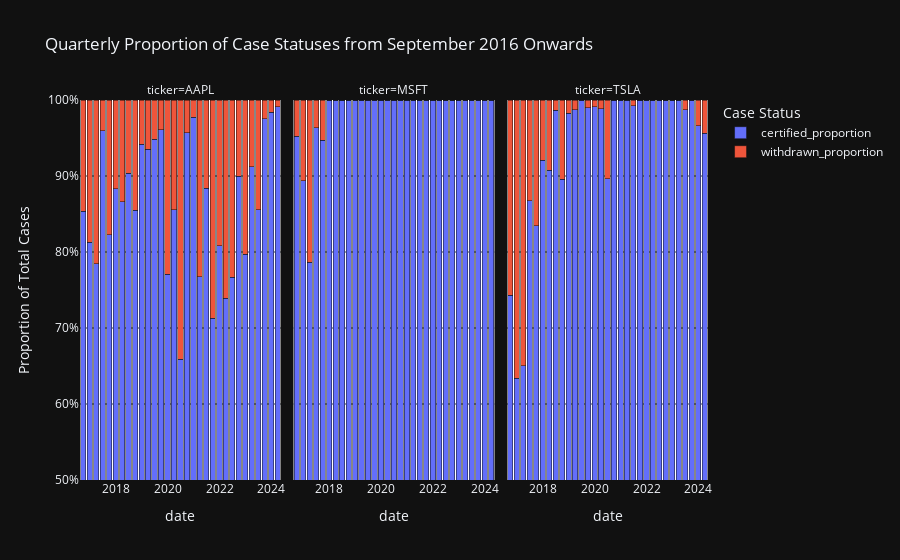

Here is the notebook cell this chart was saved with:
### Code cell
import pandas as pd
import plotly.express as px

# Assuming df_visa is your DataFrame and it includes 'date' and 'case_status' columns
# Convert 'date' column to datetime if it's not already
# df_visa['date'] = pd.to_datetime(df_visa['date'])

# Step 1: Adjust the case status
# Step 1: Adjust the case status
df_visa['case_status'] = df_visa['case_status'].apply(lambda x: 'withdrawn' if x != 'certified' else 'certified')

# Step 2: Group by ticker and resample quarterly, counting the status occurrences
df_resampled = df_visa.groupby(['ticker', pd.Grouper(level='date', freq='Q')])['case_status'].value_counts().unstack(fill_value=0).reset_index()

# Filter data to start from September 2016
df_resampled = df_resampled[df_resampled['date'] >= pd.Timestamp('2016-09-01')]

# Calculate the total of case statuses for each period
df_resampled['total_cases'] = df_resampled['certified'] + df_resampled['withdrawn']

# Calculate the proportion of each case status
df_resampled['certified_proportion'] = df_resampled['certified'] / df_resampled['total_cases']
df_resampled['withdrawn_proportion'] = df_resampled['withdrawn'] / df_resampled['total_cases']

# Reshape the DataFrame from wide to long format for easier plotting with Plotly
df_long = df_resampled.melt(id_vars=['ticker', 'date'], value_vars=['certified_proportion', 'withdrawn_proportion'], var_name='Case Status', value_name='Proportion')

# Create the stacked bar chart, using faceting by ticker if necessary
fig = px.bar(df_long, 
             x='date', 
             y='Proportion', 
             color='Case Status', 
             barmode='stack',  # This ensures the bars are stacked showing the relative proportions
             facet_col='ticker',  # Faceting by ticker
             title='Quarterly Proportion of Case Statuses from September 2016 Onwards',
             labels={'Proportion': 'Proportion of Total Cases'},
             category_orders={"Case Status": ["certified_proportion", "withdrawn_proportion"]})  # Optional: Orders the stack sequence

# Adjust y-axis to show proportions from 0 to 1
fig.update_layout(yaxis=dict(tickformat='.0%', range=[0.5, 1]))

# Optional: Adjust layout if faceting
fig.update_layout(
    autosize=True,
    # width=1000,
    # height=600,
    plot_bgcolor='white'
)

# Show the plot
fig.show()

### Figure 1 — Plotly figure (JSON) as saved in the notebook; plotly's stock layout.template omitted (floating-point values rounded to 4 significant figures)
{"data": [{"alignmentgroup": "True", "hovertemplate": "Case Status=certified_proportion<br>ticker=AAPL<br>date=%{x}<br>Proportion of Total Cases=%{y}<extra></extra>", "legendgroup": "certified_proportion", "marker": {"color": "#636efa", "pattern": {"shape": ""}}, "name": "certified_proportion", "offsetgroup": "certified_proportion", "orientation": "v", "showlegend": true, "textposition": "auto", "type": "bar", "x": ["2016-09-30T00:00:00", "2016-12-31T00:00:00", "2017-03-31T00:00:00", "2017-06-30T00:00:00", "2017-09-30T00:00:00", "2017-12-31T00:00:00", "2018-03-31T00:00:00", "2018-06-30T00:00:00", "2018-09-30T00:00:00", "2018-12-31T00:00:00", "2019-03-31T00:00:00", "2019-06-30T00:00:00", "2019-09-30T00:00:00", "2019-12-31T00:00:00", "2020-03-31T00:00:00", "2020-06-30T00:00:00", "2020-09-30T00:00:00", "2020-12-31T00:00:00", "2021-03-31T00:00:00", "2021-06-30T00:00:00", "2021-09-30T00:00:00", "2021-12-31T00:00:00", "2022-03-31T00:00:00", "2022-06-30T00:00:00", "2022-09-30T00:00:00", "2022-12-31T00:00:00", "2023-03-31T00:00:00", "2023-06-30T00:00:00", "2023-09-30T00:00:00", "2023-12-31T00:00:00", "2024-03-31T00:00:00"], "xaxis": "x", "y": [0.8537, 0.8127, 0.7847, 0.9598, 0.8228, 0.8831, 0.866, 0.9037, 0.8548, 0.9418, 0.9352, 0.9483, 0.961, 0.7707, 0.8558, 0.6586, 0.9569, 0.9773, 0.7675, 0.8841, 0.7126, 0.8082, 0.7392, 0.7665, 0.8995, 0.7973, 0.9125, 0.8553, 0.9755, 0.984, 0.9908], "yaxis": "y"}, {"alignmentgroup": "True", "hovertemplate": "Case Status=certified_proportion<br>ticker=MSFT<br>date=%{x}<br>Proportion of Total Cases=%{y}<extra></extra>", "legendgroup": "certified_proportion", "marker": {"color": "#636efa", "pattern": {"shape": ""}}, "name": "certified_proportion", "offsetgroup": "certified_proportion", "orientation": "v", "showlegend": false, "textposition": "auto", "type": "bar", "x": ["2016-09-30T00:00:00", "2016-12-31T00:00:00", "2017-03-31T00:00:00", "2017-06-30T00:00:00", "2017-09-30T00:00:00", "2017-12-31T00:00:00", "2018-03-31T00:00:00", "2018-06-30T00:00:00", "2018-09-30T00:00:00", "2018-12-31T00:00:00", "2019-03-31T00:00:00", "2019-06-30T00:00:00", "2019-09-30T00:00:00", "2019-12-31T00:00:00", "2020-03-31T00:00:00", "2020-06-30T00:00:00", "2020-09-30T00:00:00", "2020-12-31T00:00:00", "2021-03-31T00:00:00", "2021-06-30T00:00:00", "2021-09-30T00:00:00", "2021-12-31T00:00:00", "2022-03-31T00:00:00", "2022-06-30T00:00:00", "2022-09-30T00:00:00", "2022-12-31T00:00:00", "2023-03-31T00:00:00", "2023-06-30T00:00:00", "2023-09-30T00:00:00", "2023-12-31T00:00:00", "2024-03-31T00:00:00"], "xaxis": "x2", "y": [0.952, 0.894, 0.7863, 0.9635, 0.9474, 1, 1, 1, 1, 1, 1, 1, 1, 1, 1, 1, 1, 1, 1, 1, 1, 1, 1, 1, 1, 1, 1, 1, 1, 1, 1], "yaxis": "y2"}, {"alignmentgroup": "True", "hovertemplate": "Case Status=certified_proportion<br>ticker=TSLA<br>date=%{x}<br>Proportion of Total Cases=%{y}<extra></extra>", "legendgroup": "certified_proportion", "marker": {"color": "#636efa", "pattern": {"shape": ""}}, "name": "certified_proportion", "offsetgroup": "certified_proportion", "orientation": "v", "showlegend": false, "textposition": "auto", "type": "bar", "x": ["2016-09-30T00:00:00", "2016-12-31T00:00:00", "2017-03-31T00:00:00", "2017-06-30T00:00:00", "2017-09-30T00:00:00", "2017-12-31T00:00:00", "2018-03-31T00:00:00", "2018-06-30T00:00:00", "2018-09-30T00:00:00", "2018-12-31T00:00:00", "2019-03-31T00:00:00", "2019-06-30T00:00:00", "2019-09-30T00:00:00", "2019-12-31T00:00:00", "2020-03-31T00:00:00", "2020-06-30T00:00:00", "2020-09-30T00:00:00", "2020-12-31T00:00:00", "2021-03-31T00:00:00", "2021-06-30T00:00:00", "2021-09-30T00:00:00", "2021-12-31T00:00:00", "2022-03-31T00:00:00", "2022-06-30T00:00:00", "2022-09-30T00:00:00", "2022-12-31T00:00:00", "2023-03-31T00:00:00", "2023-06-30T00:00:00", "2023-09-30T00:00:00", "2023-12-31T00:00:00", "2024-03-31T00:00:00"], "xaxis": "x3", "y": [0.7429, 0.6341, 0.6504, 0.8676, 0.8346, 0.9208, 0.9075, 0.9863, 0.8957, 0.9823, 0.9871, 1, 0.9899, 0.991, 0.9887, 0.8967, 1, 1, 1, 0.9924, 1, 1, 1, 1, 1, 1, 1, 0.987, 1, 0.9659, 0.9561], "yaxis": "y3"}, {"alignmentgroup": "True", "hovertemplate": "Case Status=withdrawn_proportion<br>ticker=AAPL<br>date=%{x}<br>Proportion of Total Cases=%{y}<extra></extra>", "legendgroup": "withdrawn_proportion", "marker": {"color": "#EF553B", "pattern": {"shape": ""}}, "name": "withdrawn_proportion", "offsetgroup": "withdrawn_proportion", "orientation": "v", "showlegend": true, "textposition": "auto", "type": "bar", "x": ["2016-09-30T00:00:00", "2016-12-31T00:00:00", "2017-03-31T00:00:00", "2017-06-30T00:00:00", "2017-09-30T00:00:00", "2017-12-31T00:00:00", "2018-03-31T00:00:00", "2018-06-30T00:00:00", "2018-09-30T00:00:00", "2018-12-31T00:00:00", "2019-03-31T00:00:00", "2019-06-30T00:00:00", "2019-09-30T00:00:00", "2019-12-31T00:00:00", "2020-03-31T00:00:00", "2020-06-30T00:00:00", "2020-09-30T00:00:00", "2020-12-31T00:00:00", "2021-03-31T00:00:00", "2021-06-30T00:00:00", "2021-09-30T00:00:00", "2021-12-31T00:00:00", "2022-03-31T00:00:00", "2022-06-30T00:00:00", "2022-09-30T00:00:00", "2022-12-31T00:00:00", "2023-03-31T00:00:00", "2023-06-30T00:00:00", "2023-09-30T00:00:00", "2023-12-31T00:00:00", "2024-03-31T00:00:00"], "xaxis": "x", "y": [0.1463, 0.1873, 0.2153, 0.04023, 0.1772, 0.1169, 0.134, 0.09632, 0.1452, 0.0582, 0.06484, 0.05172, 0.03898, 0.2293, 0.1442, 0.3414, 0.04306, 0.02273, 0.2325, 0.1159, 0.2874, 0.1918, 0.2608, 0.2335, 0.1005, 0.2027, 0.08755, 0.1447, 0.02446, 0.01601, 0.009186], "yaxis": "y"}, {"alignmentgroup": "True", "hovertemplate": "Case Status=withdrawn_proportion<br>ticker=MSFT<br>date=%{x}<br>Proportion of Total Cases=%{y}<extra></extra>", "legendgroup": "withdrawn_proportion", "marker": {"color": "#EF553B", "pattern": {"shape": ""}}, "name": "withdrawn_proportion", "offsetgroup": "withdrawn_proportion", "orientation": "v", "showlegend": false, "textposition": "auto", "type": "bar", "x": ["2016-09-30T00:00:00", "2016-12-31T00:00:00", "2017-03-31T00:00:00", "2017-06-30T00:00:00", "2017-09-30T00:00:00", "2017-12-31T00:00:00", "2018-03-31T00:00:00", "2018-06-30T00:00:00", "2018-09-30T00:00:00", "2018-12-31T00:00:00", "2019-03-31T00:00:00", "2019-06-30T00:00:00", "2019-09-30T00:00:00", "2019-12-31T00:00:00", "2020-03-31T00:00:00", "2020-06-30T00:00:00", "2020-09-30T00:00:00", "2020-12-31T00:00:00", "2021-03-31T00:00:00", "2021-06-30T00:00:00", "2021-09-30T00:00:00", "2021-12-31T00:00:00", "2022-03-31T00:00:00", "2022-06-30T00:00:00", "2022-09-30T00:00:00", "2022-12-31T00:00:00", "2023-03-31T00:00:00", "2023-06-30T00:00:00", "2023-09-30T00:00:00", "2023-12-31T00:00:00", "2024-03-31T00:00:00"], "xaxis": "x2", "y": [0.04799, 0.106, 0.2137, 0.0365, 0.05263, 0, 0, 0, 0, 0, 0, 0, 0, 0, 0, 0, 0, 0, 0, 0, 0, 0, 0, 0, 0, 0, 0, 0, 0, 0, 0], "yaxis": "y2"}, {"alignmentgroup": "True", "hovertemplate": "Case Status=withdrawn_proportion<br>ticker=TSLA<br>date=%{x}<br>Proportion of Total Cases=%{y}<extra></extra>", "legendgroup": "withdrawn_proportion", "marker": {"color": "#EF553B", "pattern": {"shape": ""}}, "name": "withdrawn_proportion", "offsetgroup": "withdrawn_proportion", "orientation": "v", "showlegend": false, "textposition": "auto", "type": "bar", "x": ["2016-09-30T00:00:00", "2016-12-31T00:00:00", "2017-03-31T00:00:00", "2017-06-30T00:00:00", "2017-09-30T00:00:00", "2017-12-31T00:00:00", "2018-03-31T00:00:00", "2018-06-30T00:00:00", "2018-09-30T00:00:00", "2018-12-31T00:00:00", "2019-03-31T00:00:00", "2019-06-30T00:00:00", "2019-09-30T00:00:00", "2019-12-31T00:00:00", "2020-03-31T00:00:00", "2020-06-30T00:00:00", "2020-09-30T00:00:00", "2020-12-31T00:00:00", "2021-03-31T00:00:00", "2021-06-30T00:00:00", "2021-09-30T00:00:00", "2021-12-31T00:00:00", "2022-03-31T00:00:00", "2022-06-30T00:00:00", "2022-09-30T00:00:00", "2022-12-31T00:00:00", "2023-03-31T00:00:00", "2023-06-30T00:00:00", "2023-09-30T00:00:00", "2023-12-31T00:00:00", "2024-03-31T00:00:00"], "xaxis": "x3", "y": [0.2571, 0.3659, 0.3496, 0.1324, 0.1654, 0.07921, 0.09247, 0.0137, 0.1043, 0.0177, 0.01294, 0, 0.0101, 0.009009, 0.0113, 0.1033, 0, 0, 0, 0.007634, 0, 0, 0, 0, 0, 0, 0, 0.01303, 0, 0.03415, 0.04388], "yaxis": "y3"}], "layout": {"annotations": [{"font": {}, "showarrow": false, "text": "ticker=AAPL", "x": 0.16, "xanchor": "center", "xref": "paper", "y": 1, "yanchor": "bottom", "yref": "paper"}, {"font": {}, "showarrow": false, "text": "ticker=MSFT", "x": 0.5, "xanchor": "center", "xref": "paper", "y": 1, "yanchor": "bottom", "yref": "paper"}, {"font": {}, "showarrow": false, "text": "ticker=TSLA", "x": 0.84, "xanchor": "center", "xref": "paper", "y": 1, "yanchor": "bottom", "yref": "paper"}], "autosize": true, "barmode": "stack", "legend": {"title": {"text": "Case Status"}, "tracegroupgap": 0}, "plot_bgcolor": "white", "title": {"text": "Quarterly Proportion of Case Statuses from September 2016 Onwards"}, "xaxis": {"anchor": "y", "autorange": true, "domain": [0, 0.32], "range": ["2016-08-16", "2024-05-15"], "title": {"text": "date"}, "type": "date"}, "xaxis2": {"anchor": "y2", "autorange": true, "domain": [0.34, 0.66], "matches": "x", "range": ["2016-08-16", "2024-05-15"], "title": {"text": "date"}, "type": "date"}, "xaxis3": {"anchor": "y3", "autorange": true, "domain": [0.68, 1.0], "matches": "x", "range": ["2016-08-16", "2024-05-15"], "title": {"text": "date"}, "type": "date"}, "yaxis": {"anchor": "x", "domain": [0, 1], "range": [0.5, 1], "tickformat": ".0%", "title": {"text": "Proportion of Total Cases"}, "type": "linear"}, "yaxis2": {"anchor": "x2", "domain": [0, 1], "matches": "y", "showticklabels": false, "type": "linear"}, "yaxis3": {"anchor": "x3", "domain": [0, 1], "matches": "y", "showticklabels": false, "type": "linear"}}}
